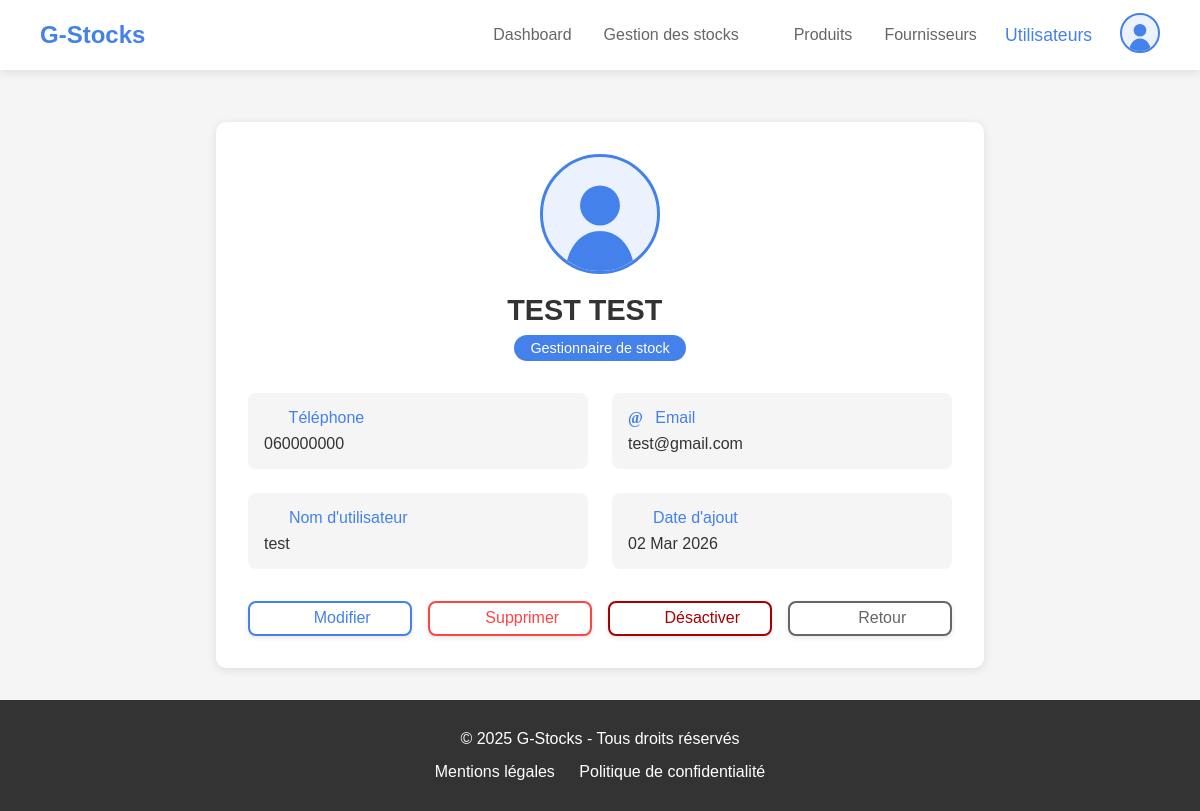
The app's page /DetailUtilisateur/3/ (signed in) with its own data.
### stocks/models.py (models this page shows, shortened)
class User(models.Model):
    ROLE = [
        ('', '---- Sélectionnez un rôle ----'),
        ('Administrateur', 'Administrateur'),
        ('Gestionnaire de stock', 'Gestionnaire de stock'),
        ('Consultant', 'Consultant')
    ]
    prenom = models.CharField(max_length=100)
    nom = models.CharField(max_length=100)
    email = models.EmailField(unique=True)
    telephone = models.CharField(unique=True, max_length=20)
    username = models.CharField(max_length=100, unique=True)
    password = models.CharField(max_length=128)
    role = models.CharField(max_length=50, choices=ROLE)
    valide = models.BooleanField(default=False)
    actif = models.BooleanField(default=True)
    photo_profil = models.ImageField(upload_to='static/users/photodeprofil/', null=True, blank=True)
    created_at = models.DateTimeField(auto_now_add=True)
    class Meta:
        verbose_name = "Utilisateur"
        verbose_name_plural = "Utilisateurs"

### stocks/views.py (the view)
# urls.py: path('DetailUtilisateur/<int:id>/', views.showUser, name='showUser'),
def showUser(request, id):
    if "user_id" not in request.session:
        messages.error(request, "Veuillez vous connecter pour accéder a cette page")
        return redirect("index")
    if request.session["user_role"] != 'Administrateur':
        messages.error(request, "Accès non autorisé")
        return redirect(request.META.get('HTTP_REFERER', 'dashboard'))
    utilisateur=get_object_or_404(User, id=id)
    user=get_object_or_404(User, id=request.session["user_id"])
    return render(request, "stocks/utilisateurs/view-user.html", {'user':user, 'utilisateur':utilisateur})

### stocks/templates/stocks/utilisateurs/view-user.html (shortened to what this page needs)
{% extends 'stocks/app.html' %}
{% load static %}
{% block activeUtilisateur %}
    active
{% endblock activeUtilisateur %}
{% block principalContent %}
    <main class="main-content">
        <div class="contact-details-container">
            <div class="contact-card">
                <div class="contact-header">
                    <img src="{% if user.photo_profil %}{{ user.photo_profil.url }}{% else %}{% static 'stocks/images/avatar-placeholder.svg' %}{% endif %}" alt="Photo du contact" class="contact-img">
                    <h2 class="contact-name">{{utilisateur.prenom}} {{utilisateur.nom}} {% if utilisateur.actif == True %}<i class="fas fa-check-circle" style="color: #009b00;"></i>{% else %}<i class="fas fa-xmark-circle" style="color: #b80000;"></i>{% endif %}</h2>
                    <span class="contact-category">{{utilisateur.role}}</span>
                </div>
                <div class="contact-info">
                    <div class="info-group">
                        <label><i class="fas fa-phone"></i> Téléphone</label>
                        <p>{{utilisateur.telephone}}</p>
                    </div>
                    <div class="info-group">
                        <label><i class="fas">@</i> Email</label>
                        <p>{{utilisateur.email}}</p>
                    </div>
                    <div class="info-group">
                        <label><i class="fas fa-user"></i> Nom d'utilisateur</label>
                        <p>{{utilisateur.username}}</p>
                    </div>
                    <div class="info-group">
                        <label><i class="fas fa-clock"></i> Date d'ajout</label>
                        <p>{{ utilisateur.created_at|date:"d M Y" }}</p>
                    </div>
                </div>
                <div class="contact-actions">
                    <a href="{% url 'updateUser' utilisateur.id %}" class="action-btn edit-btn" title="Modifier">
                        <i class="fas fa-edit"></i>
                        Modifier
                    </a>
                    <a data-url="{% url 'deleteUser' utilisateur.id %}" data-message="cet utilisateur" class="action-btn delete-btn delete-confirme" title="Supprimer">
                        <i class="fas fa-trash-alt"></i>
                        Supprimer
                    </a>
                    {% if utilisateur.actif == True %}
                        <a href="{% url 'actif' id=utilisateur.id action='desactiver' %}" class="action-btn desactive-btn" title="Supprimer">
                            <i class="fas fa-xmark-circle"></i>
                            Désactiver
                        </a>
                    {% else %}
                        <a href="{% url 'actif' id=utilisateur.id action='activer' %}" class="action-btn active-btn" title="Supprimer">
                            <i class="fas fa-xmark-circle"></i>
                            Activer
                        </a>
                    {% endif %}
                    <a href="{% url 'listeUtilisateurs' %}" class="action-btn cancel-btn" title="Retour">
                        <i class="fas fa-arrow-left"></i>
                        Retour
                    </a>
                </div>
            </div>
        </div>
    </main>
    <footer class="footer" id="footer">
        <div class="container">
            <p>&copy; 2025 G-Stocks - Tous droits réservés</p>
            <div class="footer-links">
                <a href="#">Mentions légales</a>
                <a href="#">Politique de confidentialité</a>
            </div>
        </div>
    </footer>
{% endblock principalContent %}

### stocks/static/stocks/css/styles.css (style rules this page uses)
:root { --primary-color: #4481eb; --secondary-color: #04befe; --text-color: #333; --light-text: #666; --danger-color: #ff4444; --white: #fff; --light-bg: #f5f5f5; --border-color: #e1e1e1; --green-color: #0ea500; }
* { margin: 0; padding: 0; box-sizing: border-box; }
html { scroll-behavior: smooth; }
body { font-family: "Poppins", sans-serif; background-color: var(--light-bg); color: var(--text-color); }
.container { width: 90%; max-width: 1200px; margin: 0 auto; padding: 0 15px; }
.main-content { margin-top: 90px; padding: 2rem; animation: fadeIn 1s ease; }
.action-btn { width: 35px; height: 35px; border: none; border-radius: 50%; display: flex; align-items: center; justify-content: center; cursor: pointer; transition: all 0.3s; background: var(--light-bg); text-decoration: none; }
.action-btn i { font-size: 1rem; transition: all 0.3s; }
.edit-btn { color: var(--secondary-color); }
.delete-btn { color: var(--danger-color); }
.desactive-btn { color: #a80000; }
.cancel-btn, .submit-btn, .add, .sup { flex: 1; padding: 1rem; border: none; border-radius: 5px; font-family: inherit; font-size: 1rem; font-weight: 500; display: flex; align-items: center; justify-content: center; gap: 0.5rem; cursor: pointer; transition: all 0.3s; }
.cancel-btn { background: var(--light-bg); color: var(--text-color); text-decoration: none; }
.contact-details-container { max-width: 800px; margin: 0 auto; padding: 0 1rem; }
.contact-card { background: var(--white); border-radius: 10px; box-shadow: 0 2px 10px rgba(0, 0, 0, 0.1); padding: 2rem; }
.contact-header { text-align: center; margin-bottom: 2rem; }
.contact-img { width: 120px; height: 120px; border-radius: 50%; border: 3px solid var(--primary-color); margin-bottom: 1rem; }
.contact-name { color: var(--text-color); font-size: 1.8rem; margin-bottom: 0.5rem; }
.contact-category { display: inline-block; background: var(--primary-color); color: var(--white); padding: 0.3rem 1rem; border-radius: 15px; font-size: 0.9rem; }
.contact-info { display: grid; grid-template-columns: repeat(auto-fit, minmax(250px, 1fr)); gap: 1.5rem; margin-bottom: 2rem; }
.info-group { padding: 1rem; background: var(--light-bg); border-radius: 8px; }
.info-group label { display: block; color: var(--primary-color); font-weight: 500; margin-bottom: 0.5rem; }
.info-group label i { margin-right: 0.5rem; }
.info-group p { color: var(--text-color); margin: 0; word-break: break-word; }
.contact-actions { display: flex; gap: 1rem; justify-content: center; margin-top: 2rem; }
.contact-actions .action-btn { flex: 1; max-width: 200px; padding: 0.75rem 1.5rem; border-radius: 8px; font-size: 1rem; font-weight: 500; display: flex; align-items: center; justify-content: center; gap: 0.75rem; transition: all 0.3s ease; box-shadow: 0 2px 5px rgba(0, 0, 0, 0.1); background: var(--white); }
.contact-actions .edit-btn { color: var(--primary-color); border: 2px solid var(--primary-color); }
.contact-actions .delete-btn { color: var(--danger-color); border: 2px solid var(--danger-color); }
.contact-actions .cancel-btn { color: var(--light-text); border: 2px solid var(--light-text); }
.contact-actions .desactive-btn { color: #a80000; border: 2px solid #a80000; }
.footer { background-color: #333; color: var(--white); text-align: center; padding: 30px 0; animation: fadeIn 1s ease; }
.footer-links { margin-top: 15px; }
.footer-links a { color: var(--white); text-decoration: none; margin: 0 10px; transition: color 0.3s ease; }

### records on screen
User: prenom "TEST", nom "TEST", role "Gestionnaire de stock", telephone "060000000", email "test@gmail.com", username "test", created_at "02 Mar 2026"
